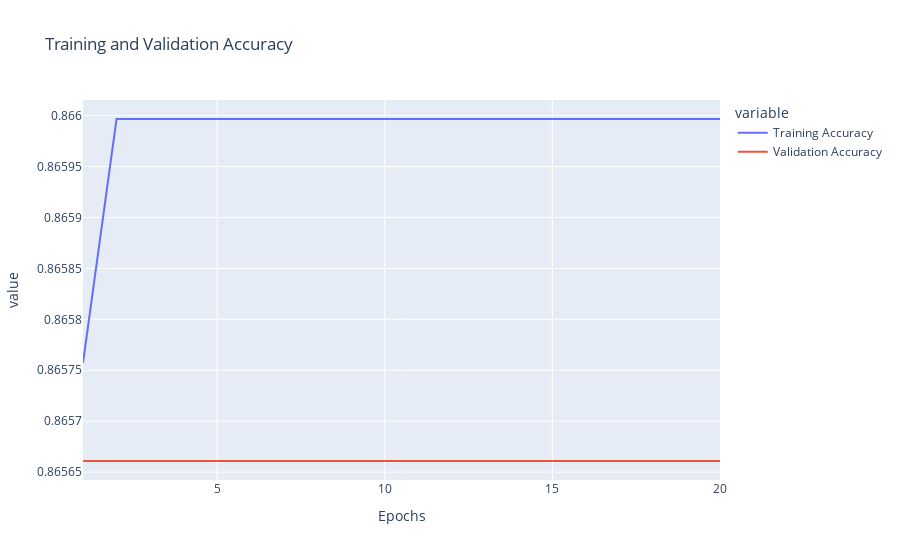

The code cell stored with this chart in its notebook:
### Code cell
import plotly.express as px

df_1 = pd.DataFrame()
df_1['Training Accuracy'] = history.history['accuracy']
df_1['Validation Accuracy'] = history.history['val_accuracy']
df_1['Training Loss'] = history.history['loss']
df_1['Validation Loss'] = history.history['val_loss']
df_1['Epochs'] = range(1, len(df_1['Training Accuracy']) + 1)

# comparing the training and validation accuracy 
fig = px.line(df_1, x='Epochs', y=['Training Accuracy', 'Validation Accuracy'], title='Training and Validation Accuracy')
fig.show()

### Figure 1 — Plotly figure (JSON) as saved in the notebook; plotly's stock layout.template omitted (floating-point values rounded to 4 significant figures)
{"data": [{"hovertemplate": "variable=Training Accuracy<br>Epochs=%{x}<br>value=%{y}<extra></extra>", "legendgroup": "Training Accuracy", "line": {"color": "#636efa", "dash": "solid"}, "marker": {"symbol": "circle"}, "mode": "lines", "name": "Training Accuracy", "orientation": "v", "showlegend": true, "type": "scatter", "x": [1, 2, 3, 4, 5, 6, 7, 8, 9, 10, 11, 12, 13, 14, 15, 16, 17, 18, 19, 20], "xaxis": "x", "y": [0.8658, 0.866, 0.866, 0.866, 0.866, 0.866, 0.866, 0.866, 0.866, 0.866, 0.866, 0.866, 0.866, 0.866, 0.866, 0.866, 0.866, 0.866, 0.866, 0.866], "yaxis": "y"}, {"hovertemplate": "variable=Validation Accuracy<br>Epochs=%{x}<br>value=%{y}<extra></extra>", "legendgroup": "Validation Accuracy", "line": {"color": "#EF553B", "dash": "solid"}, "marker": {"symbol": "circle"}, "mode": "lines", "name": "Validation Accuracy", "orientation": "v", "showlegend": true, "type": "scatter", "x": [1, 2, 3, 4, 5, 6, 7, 8, 9, 10, 11, 12, 13, 14, 15, 16, 17, 18, 19, 20], "xaxis": "x", "y": [0.8657, 0.8657, 0.8657, 0.8657, 0.8657, 0.8657, 0.8657, 0.8657, 0.8657, 0.8657, 0.8657, 0.8657, 0.8657, 0.8657, 0.8657, 0.8657, 0.8657, 0.8657, 0.8657, 0.8657], "yaxis": "y"}], "layout": {"legend": {"title": {"text": "variable"}, "tracegroupgap": 0}, "title": {"text": "Training and Validation Accuracy"}, "xaxis": {"anchor": "y", "domain": [0, 1], "title": {"text": "Epochs"}}, "yaxis": {"anchor": "x", "domain": [0, 1], "title": {"text": "value"}}}}
